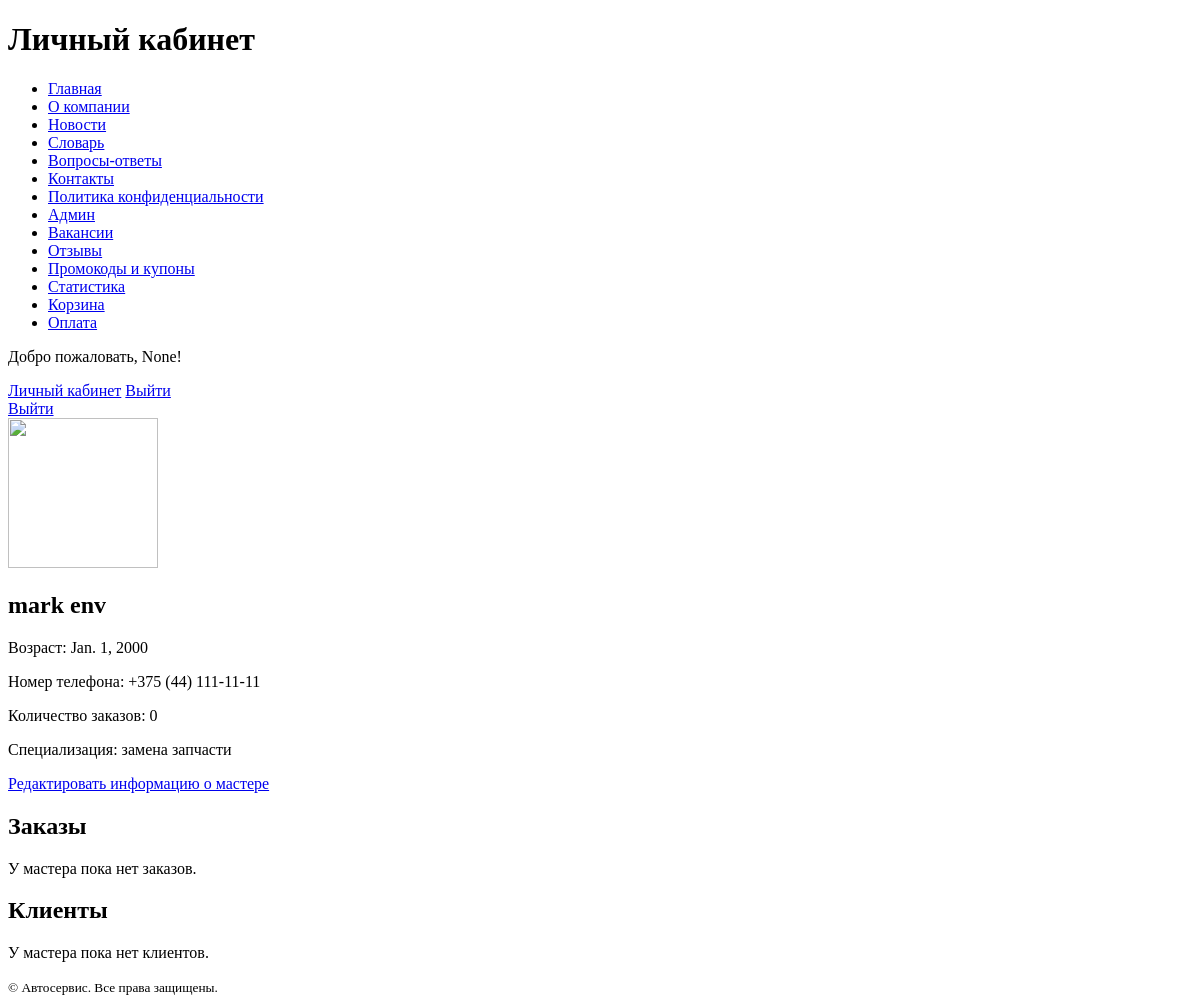
The page /register/master/10 (signed in) on the database as committed earlier.
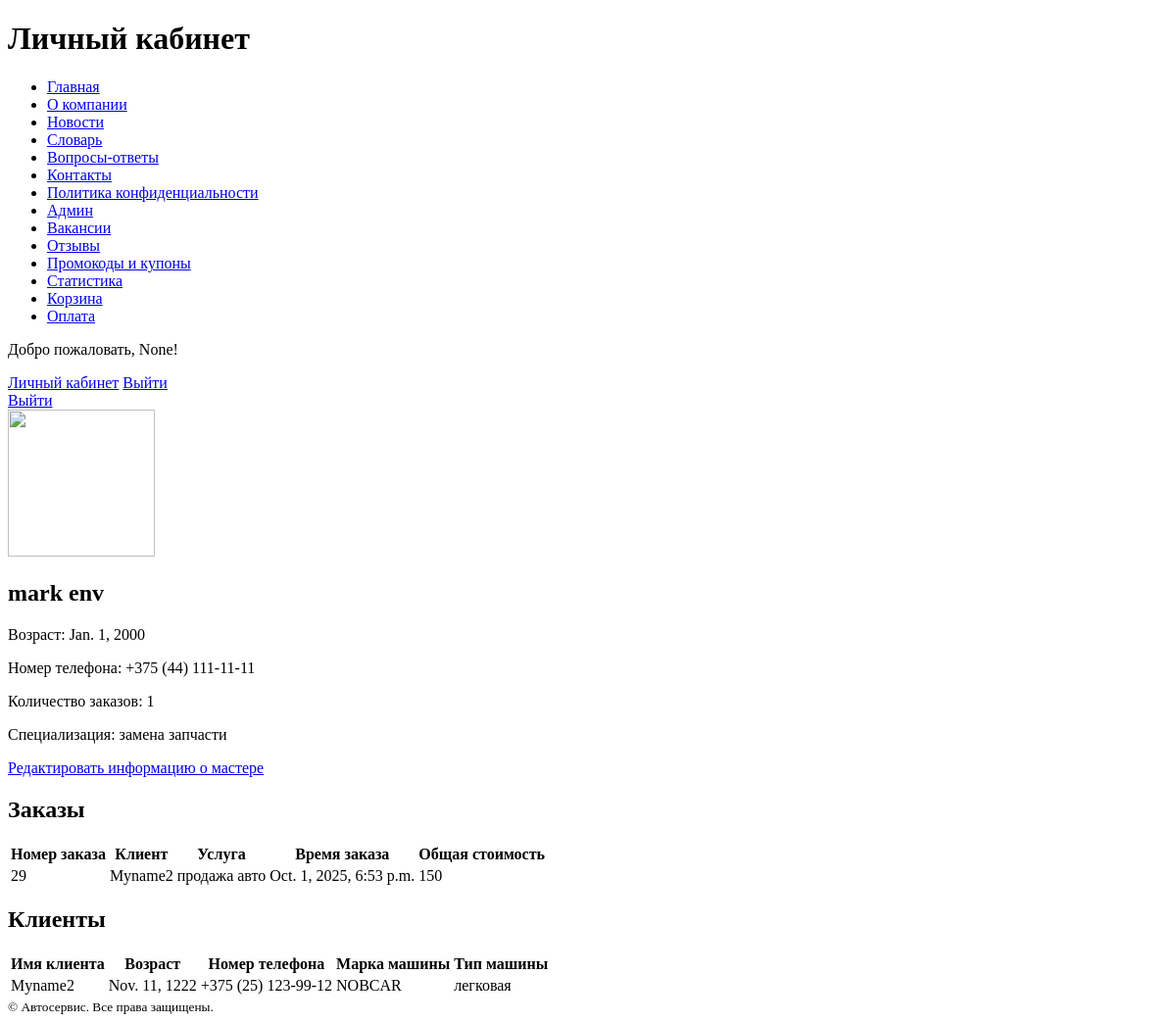
The same page on the database as committed later.
### hello/models.py (models this page shows, shortened)
class Master(models.Model):
    name = models.CharField(max_length=30)
    age = models.DateField()
    phone_number = models.CharField(max_length=19)
    specialization = models.ForeignKey(Specialization, related_name="masters", on_delete=models.CASCADE,  default=None)
    order_count = models.PositiveIntegerField()
    photo = models.ImageField(upload_to='masters_photos/', blank=True, null=True)

class Specialization(models.Model):
    name = models.CharField(max_length=50)

class Order(models.Model):
    master = models.ForeignKey(Master, related_name="orders", on_delete=models.CASCADE, default=None)
    client = models.ForeignKey(Client, related_name="orders", on_delete=models.CASCADE, default=None)
    whole_price = models.PositiveIntegerField()
    ordering_time = models.DateTimeField()
    service = models.ForeignKey(Service, related_name="orders", on_delete=models.DO_NOTHING)
    is_paid = models.BooleanField(default=False)
    paid_at = models.DateTimeField(blank=True, null=True)

class Client(models.Model):
    name = models.CharField(max_length=30)
    age = models.DateField()
    phone_number = models.CharField(max_length=19) # +375 (44) xxx-xx-xx
    result_price = models.PositiveIntegerField() #for promocode
    car_model = models.ForeignKey(CarModel, related_name="clients", on_delete=models.DO_NOTHING)
    car_type = models.ForeignKey(CarType, related_name="clients", on_delete=models.DO_NOTHING)
    photo = models.ImageField(upload_to='clients_photos/', blank=True, null=True)

class Service(models.Model):
    name = models.CharField(max_length=50)
    price = models.PositiveIntegerField()
    type = models.ForeignKey(ServiceType, related_name="services", on_delete=models.CASCADE)

class CarModel(models.Model):
    name = models.CharField(max_length=15)

class CarType(models.Model):
    name = models.CharField(max_length=20)

### hello/views.py (the view)
# urls.py: path('register/master/<int:master_id>',views.mastersview, name="master"),
@require_auth
def mastersview(request, master_id):
    mast = Master.objects.get(id = master_id)
    clients_id = ClientMaster.objects.filter(master = mast)
    clients = set(cm.client for cm in clients_id)
    return render(request, "master.html", {
        "master": mast,
        "master_id": master_id,
        "specs": Specialization.objects.all(),
        "orders": Order.objects.filter(master = mast),
        "clients": clients
    })

### hello/context_processors.py (called while the page is built)
def user_info(request):
    return {
        'user_type': request.session.get('user_type'),
        'user_name': request.session.get('user_name'),
        'user_id': request.session.get('user_id'),
    }

### hello/views.py (called while the page is built)
def require_auth(view_func):
    @wraps(view_func)
    def wrapper(request, *args, **kwargs):
        if 'user_id' not in request.session or 'user_type' not in request.session:
            return redirect('login')
        user_id = kwargs.get('master_id') or kwargs.get('client_id')
        user_type = 'master' if 'master_id' in kwargs else 'client'
        if request.session['user_type'] != user_type or str(request.session['user_id']) != str(user_id):
            raise PermissionDenied("You don't have permission to access this page")
        return view_func(request, *args, **kwargs)
    return wrapper

### hello/templates/master.html (shortened to what this page needs)
{% extends "menu.html" %}
{% block header %}Личный кабинет{% endblock header %}
{% block content %}
<div>
    <a href="/">Выйти</a>
</div>
<div>
    {% if master.photo %}
        <img src="{{ master.photo.url }}" width="150" height="150">
    {% else %}
        <img src="https://avatars.mds.yandex.net/i?id=d97ce0a89d90bf016b1cb96a6e86114d3e3c3920-12529201-images-thumbs&n=13" width="150" height="150">
    {% endif %}
    <h2>{{ master.name }}</h2>
    <p>Возраст: {{ master.age }}</p>
    <p>Номер телефона: {{ master.phone_number }}</p>
    <p>Количество заказов: {{ master.order_count }}</p>
    <p>Специализация: {{ master.specialization.name }}</p>
    <a href="editmaster/{{master.id}}">Редактировать информацию о мастере</a>
</div>
<h2>Заказы</h2>
{% if orders %}
<table>
    <thead>
        <tr>
            <th>Номер заказа</th> <th>Клиент</th> <th>Услуга</th> <th>Время заказа</th> <th>Общая стоимость</th>
        </tr>
    </thead>
    <tbody>
        {% for order in orders %}
        <tr>
            <td>{{ order.id }}</td> <td>{{ order.client.name }}</td> <td>{{ order.service.name }}</td> <td>{{ order.ordering_time }}</td> <td>{{ order.whole_price }}</td>
        </tr>
        {% endfor %}
    </tbody>
</table>
{% else %}
<p>У мастера пока нет заказов.</p>
{% endif %}
<h2>Клиенты</h2>
{% if clients %}
<table>
    <thead>
        <tr>
            <th>Имя клиента</th> <th>Возраст</th> <th>Номер телефона</th> <th>Марка машины</th> <th>Тип машины</th>
        </tr>
    </thead>
    <tbody>
        {% for cl in clients %}
        <tr>
            <td>{{ cl.name }}</td> <td>{{ cl.age }}</td> <td>{{ cl.phone_number }}</td> <td>{{ cl.car_model.name }}</td> <td>{{ cl.car_type.name }}</td>
        </tr>
        {% endfor %}
    </tbody>
</table>
{% else %}
<p>У мастера пока нет клиентов.</p>
{% endif %}
{% endblock content %}

Rows that differ between the two databases and show on the page:
changed Master "mark env": order_count "0" → "1"
added Order: id "29", client.name "Myname2", service.name "продажа авто", ordering_time "Oct. 1, 2025, 6:53 p.m.", whole_price "150"
now on this page (row edited): Client: name "Myname2", age "Nov. 11, 1222", phone_number "+375 (25) 123-99-12", car_model.name "NOBCAR", car_type.name "легковая"
Other text that changed with them:
text no longer shown: "У мастера пока нет заказов. У мастера пока нет клиентов."
text now shown: "Номер заказа Клиент Услуга Время заказа Общая стоимость Имя клиента Возраст Номер телефона Марка машины Тип машины"
